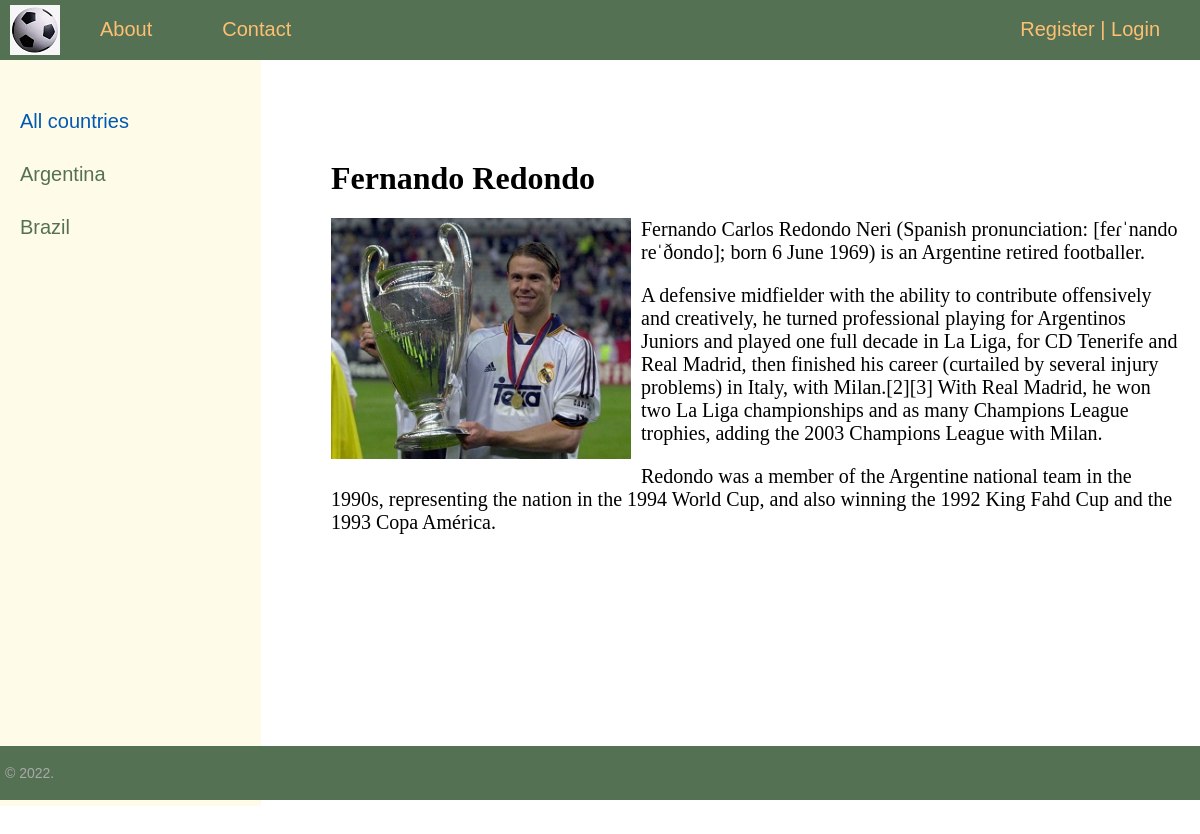
Screenshot of /wiki/article/Fernando_Redondo/ with the database file from the repository.
### wiki/models.py (models this page shows, shortened)
class Country(models.Model):
    name = models.CharField(max_length=100, db_index=True, verbose_name="Country")
    slug = models.SlugField(max_length=100, unique=True, db_index=True, verbose_name="URL")
    def get_absolute_url(self):
        return reverse('country', kwargs={'country_slug': self.slug})
    class Meta:
        verbose_name = 'Country'
        verbose_name_plural = 'Countries'
        ordering = ['id']

class Footballer(models.Model):
    name = models.CharField(max_length=255, verbose_name="Name")
    slug = models.SlugField(max_length=255, unique=True, db_index=True, verbose_name="URL")
    content = models.TextField(blank=True, verbose_name="Article text")
    photo = models.ImageField(upload_to="photos/%Y/%m/%d/", verbose_name="Photo")
    created_at = models.DateTimeField(auto_now_add=True, verbose_name="Article created at")
    updated_at = models.DateTimeField(auto_now=True, verbose_name="Article updated at")
    published = models.BooleanField(default=True, verbose_name="Article published")
    country = models.ForeignKey('Country', on_delete=models.PROTECT, verbose_name="Country")
    def __str__(self):
        return self.name
    class Meta:
        verbose_name = 'Football player'
        verbose_name_plural = 'Football players'
        ordering = ['id']

### wiki/views.py (the view)
# urls.py: path('article/<slug:article_slug>/', ShowArticle.as_view(), name='article'),
class ShowArticle(DataMixin, DetailView):
    model = Footballer
    template_name = 'wiki/article.html'
    slug_url_kwarg = 'article_slug'
    context_object_name = 'article'
    def get_context_data(self, *, object_list=None, **kwargs):
        context = super().get_context_data(**kwargs)
        mixin_context = self.get_user_context(title=context['article'])
        return dict(list(context.items()) + list(mixin_context.items()))

### wiki/utils.py (called while the page is built)
    def get_user_context(self, **kwargs):
        context = kwargs
        countries = Country.objects.annotate(Count('footballer'))
        user_menu = menu.copy()
        if not self.request.user.is_authenticated:
            user_menu.pop(1)  # pop add_article
        context['menu'] = user_menu
        context['countries'] = countries
        if 'country_selected' not in context:
            context['country_selected'] = 0
        return context

### wiki/templates/wiki/article.html
{% extends 'wiki/base.html' %}
{% block content %}
<h1>{{article.name}}</h1>
{% if article.photo %}
<p><img class="img-article-left" src="{{article.photo.url}}"></p>
{% endif %}
{{article.content|linebreaks}}
{% endblock %}

### wiki/templates/wiki/base.html (shortened to what this page needs)
{% load static %}
{% load wiki_tags %}
<!DOCTYPE html>
<html>
<head>
    <link type="text/css" href="{% static 'wiki/css/styles.css' %}" rel="stylesheet"/>
</head>
<body>
<table class="table-page" border=0 cellpadding="0" cellspacing="0">
    <tr>
        <td valign=top>
            {% block mainmenu %}
            <div class="header">
                <ul id="mainmenu" class="mainmenu">
                    <li class="logo"><a href="{% url 'home' %}">
                        <div class="logo"></div>
                    </a></li>
                    {% for m in menu %}
                    <li><a href="{% url m.url_name %}">{{m.title}}</a></li>
                    {% endfor %}
                    {% if request.user.is_authenticated %}
                    <li class="last"> {{user.username}} | <a href="{% url 'logout' %}">Logout</a></li>
                    {% else %}
                    <li class="last"><a href="{% url 'register' %}">Register</a> | <a
                            href="{% url 'login' %}">Login</a></li>
                    {% endif %}
                </ul>
            </div>
            {% endblock mainmenu %}
            <table class="table-content" border=0 cellpadding="0" cellspacing="0">
                <tr>
                    <td valign="top" class="left-chapters">
                        <ul id="leftchapters">
                            {% if country_selected == 0 %}
                            <li class="selected">All countries</li>
                            {% else %}
                            <li><a href="{% url 'home' %}">All countries</a></li>
                            {% endif %}
                            {% for c in countries %}
                            {% if c.footballer__count > 0 %}
                            {% if c.pk == country_selected %}
                            <li class="selected">{{c.name}}</li>
                            {% else %}
                            <li><a href="{{ c.get_absolute_url }}">{{c.name}}</a></li>
                            {% endif %}
                            {% endif %}
                            {% endfor %}
                        </ul>
                    </td>
                    <td valign="top" class="content">
                        <div class="content-text">
                            {% block content %}
                            {% endblock %}
                        </div>
                    </td>
                </tr>
            </table>
        </td>
    </tr>
    <tr>
        <td valign=top>
            <div id="footer">
                <p>&copy; 2022.</p>
            </div>
        </td>
    </tr>
</table>
</body>
</html>

### wiki/static/wiki/css/styles.css (style rules this page uses)
html, body { font-family: 'Arial'; margin: 0; padding: 0; height: 100%; width: 100%; color: #557153; }
a { color: #0059b2; text-decoration: none; }
img { max-width: 600px; height: auto; }
img.img-article-left { max-width: 300px; height: auto; float: left; padding: 0 10px 10px 0; }
.table-page { width: 100%; height: 100%; vertical-align: top; }
.table-page tr { height: 100%; }
.header { background: #557153; height: 60px; }
.logo { background: url('../images/logo.png') no-repeat 10px 5px; width: 70px; height: 60px; }
ul.mainmenu { list-style: none; margin: 0; padding: 0; height: 60px; color: #fdc073; font-size: 20px; overflow: hidden; }
ul.mainmenu li { float: left; margin: 18px 40px 0 30px; }
ul.mainmenu li.logo { margin: 0; }
ul.mainmenu li.last { float: right; }
ul.mainmenu li a { color: #fdc073; text-decoration: none; }
.table-content { width: 100%; min-height: 100%; height: 100%; }
.left-chapters { margin: 0; background: #FFFBE9; border-right: 1px solid #FFFBE9; min-height: 100%; }
.left-chapters ul { width: 230px; min-height: 100%; margin: 0; padding: 20px 10px 10px 20px; list-style: none; font-size: 20px; }
.left-chapters ul li { margin: 30px 0 0 0; color: #999; }
.left-chapters ul li.selected { color: #0059b2; }
.left-chapters ul li a { color: #557153; text-decoration: none; }
.content { padding: 40px 20px 20px 40px; width: 100%; box-sizing: border-box; }
.content-text { margin: 60px 0 0 30px; color: #000; font-size: 20px; font-family: Yandex Sans Display Light; }
.content-text h1 { font-size: 32px; }
#footer { box-sizing: border-box; background: #557153; padding: 5px; color: #aaa; font-size: 14px; font-family: Verdana, Geneva, Arial, Helvetica; text-align: left; overflow: hidden; }

### rows the page displays
Country: name "Argentina"
Country: name "Brazil"
Footballer: name "Fernando Redondo", photo (picture), content "Fernando Carlos Redondo Neri (Spanish pronunciation: [feɾˈnando reˈðondo]; born 6 June 1969) is an Argentine retired footballer. A defensive midfielder with the ability to contribute offensively and creatively, he turned professional playing for Argentinos Juniors and played one full decade in La Liga, for CD Tenerife and Real Madrid, then finished his career (curtailed by several injury problems) in Italy, with Milan.[2][3] With Real Madrid, he won two La Liga championships and as many Champions League trophies, adding the 2003 Champions League with Milan. Redondo was a member of the Argentine national team in the 1990s, representing the nation in the 1994 World Cup, and also winning the…"

### other values shown
{{ m.title }} "About" "Contact"
